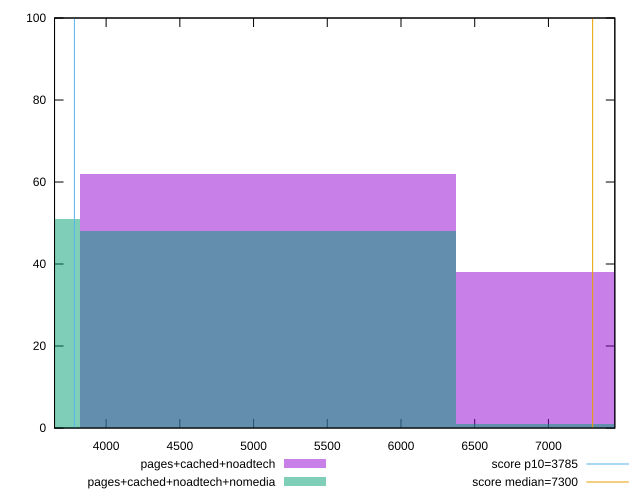

Generate this figure with gnuplot:
reset

$pagesCachedNoadtech <<EOF
7646.202470659988 38
5097.4683137733255 62
EOF

$pagesCachedNoadtechNomedia <<EOF
7646.202470659988 1
5097.4683137733255 48
2548.7341568866627 51
EOF

set key outside below
set boxwidth 2548.7341568866627
set xrange [3650.1084999999994:7450.286]
set yrange [0:100]
set trange [0:100]
set style fill transparent solid 0.5 noborder

set parametric
set terminal svg size 640, 500 enhanced background rgb 'white'
set output "report_00019_2021-02-10T18-14-37.922Z//interactive/comparison/histogram/2_vs_3.svg"

plot $pagesCachedNoadtech title "pages+cached+noadtech" with boxes, \
     $pagesCachedNoadtechNomedia title "pages+cached+noadtech+nomedia" with boxes, \
     3785,t title "score p10=3785", \
     7300,t title "score median=7300"

reset
